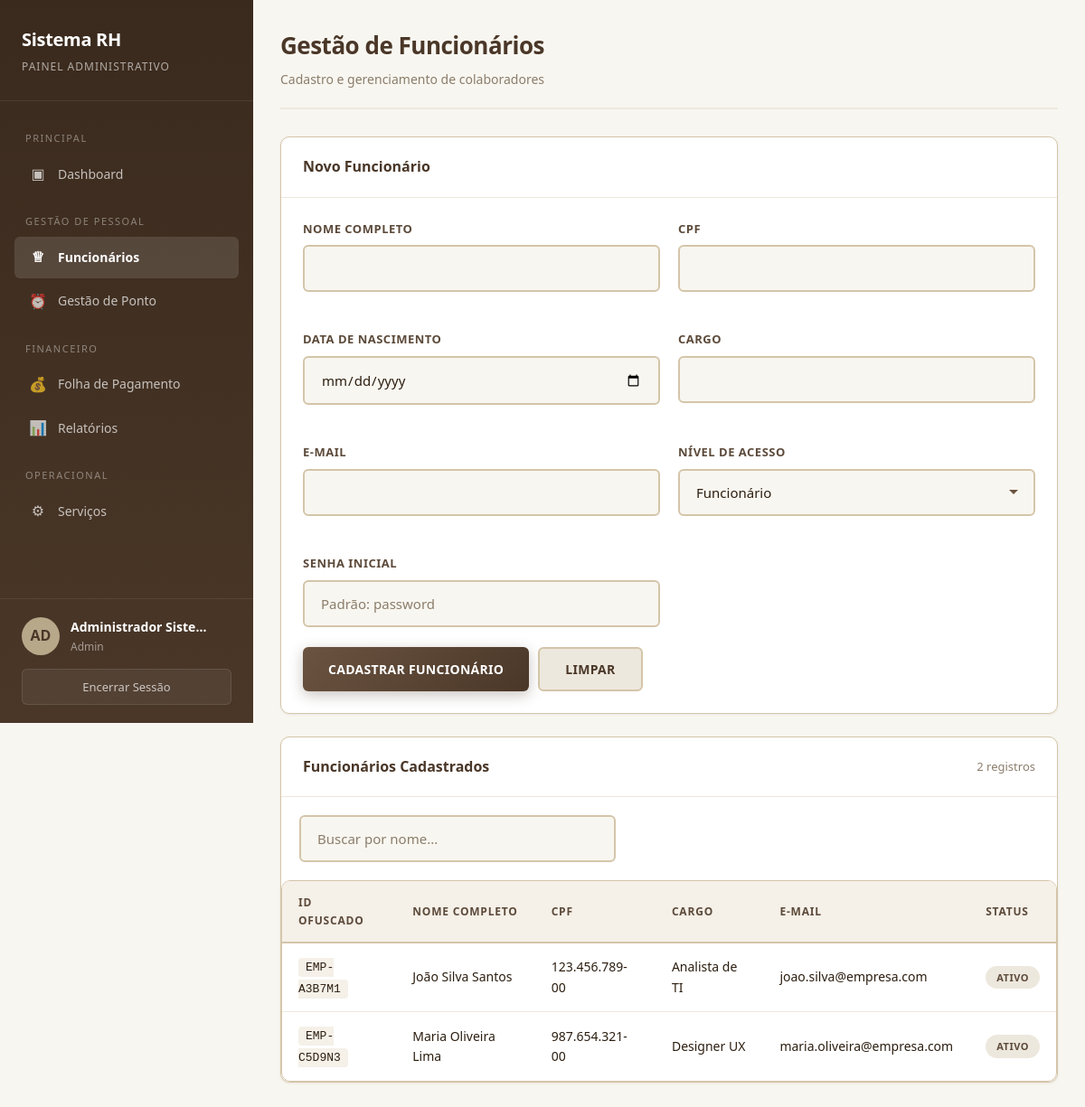
Screenshot of /admin/funcionarios.php (signed in) with the database file from the repository.
### tables this page shows
CREATE TABLE IF NOT EXISTS users (
    id INT AUTO_INCREMENT PRIMARY KEY,
    obfuscated_id VARCHAR(50) UNIQUE NOT NULL,
    nome_completo VARCHAR(200) NOT NULL,
    cpf VARCHAR(14) UNIQUE NOT NULL,
    data_nascimento DATE NOT NULL,
    cargo VARCHAR(100) NOT NULL,
    email VARCHAR(150) NOT NULL,
    senha_hash VARCHAR(255) NOT NULL,
    nivel_acesso ENUM('admin','rh','coordenacao','funcionario') DEFAULT 'funcionario',
    status ENUM('ativo','inativo','ferias','licenca') DEFAULT 'ativo',
    data_criacao DATETIME DEFAULT CURRENT_TIMESTAMP,
    data_atualizacao DATETIME DEFAULT CURRENT_TIMESTAMP ON UPDATE CURRENT_TIMESTAMP,
    INDEX idx_obfuscated_id (obfuscated_id),
    INDEX idx_email (email),
    INDEX idx_cargo (cargo)
);

### admin/funcionarios.php (the view, shortened to what this page needs)
<?php
require_once '../config/functions.php';
require_once '../includes/header_admin.php';
$db = Database::getInstance()->getConnection();
$sql = "SELECT * FROM users WHERE nivel_acesso = 'funcionario'";
$params = [];
$sql .= " ORDER BY nome_completo ASC";
$stmt = $db->prepare($sql);
$stmt->execute($params);
$funcionarios = $stmt->fetchAll();
?>
<div class="page-header">
    <h1>Gestão de Funcionários</h1>
    <p>Cadastro e gerenciamento de colaboradores</p>
</div>
<div class="card fade-in" style="margin-bottom: 25px;">
    <div class="card-header">
        <h3>Novo Funcionário</h3>
    </div>
    <div class="card-body">
        <form method="POST" data-validate>
            <div class="grid-2">
                <div class="form-group">
                    <label>Nome Completo</label>
                    <input type="text" name="nome_completo" class="form-control" required>
                </div>
                <div class="form-group">
                    <label>CPF</label>
                    <input type="text" name="cpf" class="form-control cpf-input" required maxlength="14">
                </div>
                <div class="form-group">
                    <label>Data de Nascimento</label>
                    <input type="date" name="data_nascimento" class="form-control" required>
                </div>
                <div class="form-group">
                    <label>Cargo</label>
                    <input type="text" name="cargo" class="form-control" required>
                </div>
                <div class="form-group">
                    <label>E-mail</label>
                    <input type="email" name="email" class="form-control" required>
                </div>
                <div class="form-group">
                    <label>Nível de Acesso</label>
                    <select name="nivel_acesso" class="form-control">
                        <option value="funcionario">Funcionário</option>
                    </select>
                </div>
                <div class="form-group">
                    <label>Senha Inicial</label>
                    <input type="text" name="senha" class="form-control" placeholder="Padrão: password">
                </div>
            </div>
            <div class="btn-group">
                <button type="submit" class="btn btn-primary">Cadastrar Funcionário</button>
                <button type="reset" class="btn btn-secondary">Limpar</button>
            </div>
        </form>
    </div>
</div>
<div class="card fade-in">
    <div class="card-header">
        <h3>Funcionários Cadastrados</h3>
        <span style="font-size: 13px; color: var(--text-muted);"><?= count($funcionarios) ?> registros</span>
    </div>
    <div class="card-body" style="padding: 0;">
        <div style="padding: 20px;">
            <input type="text" id="searchFunc" class="form-control" placeholder="Buscar por nome..." style="max-width: 350px;">
        </div>
        <div class="table-container">
            <table class="table" id="funcTable">
                <thead>
                    <tr>
                        <th>ID Ofuscado</th>
                        <th>Nome Completo</th>
                        <th>CPF</th>
                        <th>Cargo</th>
                        <th>E-mail</th>
                        <th>Status</th>
                    </tr>
                </thead>
                <tbody>
                    <?php foreach ($funcionarios as $f): ?>
                    <tr>
                        <td><code style="background: var(--cream); padding: 3px 8px; border-radius: 4px; font-size: 13px;"><?= $f['obfuscated_id'] ?></code></td>
                        <td><?= htmlspecialchars($f['nome_completo']) ?></td>
                        <td><?= $f['cpf'] ?></td>
                        <td><?= htmlspecialchars($f['cargo']) ?></td>
                        <td><?= htmlspecialchars($f['email']) ?></td>
                        <td><?= getStatusBadge($f['status']) ?></td>
                    </tr>
                    <?php endforeach; ?>
                </tbody>
            </table>
        </div>
    </div>
</div>
<?php require_once '../includes/footer.php'; ?>

### includes/header_admin.php (shortened to what this page needs)
<?php
require_once __DIR__ . '/../config/functions.php';
$db = Database::getInstance()->getConnection();
$stmt = $db->prepare("SELECT * FROM users WHERE id = ?");
$stmt->execute([$_SESSION['user_id']]);
$currentUser = $stmt->fetch();
$currentPage = basename($_SERVER['PHP_SELF'], '.php');
function isActive($page) {
    global $currentPage;
    return $currentPage === $page ? 'active' : '';
}
?>
<!DOCTYPE html>
<html lang="pt-BR">
<head>
    <link rel="stylesheet" href="../css/style.css">
</head>
<body>
<div class="app-layout">
    <aside class="sidebar">
        <div class="sidebar-header">
            <h2>Sistema RH</h2>
            <p>Painel Administrativo</p>
        </div>
        <nav class="sidebar-nav">
            <div class="nav-section">
                <div class="nav-section-title">Principal</div>
                <a href="dashboard.php" class="nav-item <?=isActive('dashboard')?>">
                    <span class="nav-icon">&#9635;</span> Dashboard
                </a>
            </div>
            <div class="nav-section">
                <div class="nav-section-title">Gestão de Pessoal</div>
                <a href="funcionarios.php" class="nav-item <?=isActive('funcionarios')?>">
                    <span class="nav-icon">&#9813;</span> Funcionários
                </a>
                <a href="ponto_global.php" class="nav-item <?=isActive('ponto_global')?>">
                    <span class="nav-icon">&#9200;</span> Gestão de Ponto
                </a>
            </div>
            <div class="nav-section">
                <div class="nav-section-title">Financeiro</div>
                <a href="folha_pagamento.php" class="nav-item <?=isActive('folha_pagamento')?>">
                    <span class="nav-icon">&#128176;</span> Folha de Pagamento
                </a>
                <a href="relatorios.php" class="nav-item <?=isActive('relatorios')?>">
                    <span class="nav-icon">&#128202;</span> Relatórios
                </a>
            </div>
            <div class="nav-section">
                <div class="nav-section-title">Operacional</div>
                <a href="servicos.php" class="nav-item <?=isActive('servicos')?>">
                    <span class="nav-icon">&#9881;</span> Serviços
                </a>
            </div>
        </nav>
        <div class="sidebar-footer">
            <div class="sidebar-user">
                <div class="user-avatar"><?=strtoupper(substr($currentUser['nome_completo'], 0, 2))?></div>
                <div class="user-info">
                    <h4><?=htmlspecialchars($currentUser['nome_completo'])?></h4>
                    <p><?=ucfirst($currentUser['nivel_acesso'])?></p>
                </div>
            </div>
            <button class="btn-logout" onclick="if(confirm('Deseja sair?')) window.location='../logout.php'">
                Encerrar Sessão
            </button>
        </div>
    </aside>
    <main class="main-content">

### config/functions.php (shortened to what this page needs)
<?php
function getStatusBadge($status) {
    $classes = [
        'trabalhado' => 'badge-success',
        'nao_trabalhado' => 'badge-danger',
        'sem_registro' => 'badge-warning',
        'falta_justificada' => 'badge-info',
        'pendente' => 'badge-warning',
        'aprovado' => 'badge-success',
        'rejeitado' => 'badge-danger',
        'em_andamento' => 'badge-info',
        'concluido' => 'badge-success',
        'cancelado' => 'badge-secondary',
        'aberto' => 'badge-danger',
        'em_analise' => 'badge-warning',
        'resolvido' => 'badge-success',
        'fechado' => 'badge-secondary'
    ];
    $class = $classes[$status] ?? 'badge-secondary';
    return '<span class="badge ' . $class . '">' . ucfirst(str_replace('_', ' ', $status)) . '</span>';
}
?>

### rows the page displays
users: nome_completo "AD", nome_completo "Administrador Sistema", nivel_acesso "Admin"
users: obfuscated "EMP-A3B7M1", nome_completo "João Silva Santos", cpf "123.456.789-00", cargo "Analista de TI", email "joao.silva@empresa.com", status "ATIVO"
users: obfuscated "EMP-C5D9N3", nome_completo "Maria Oliveira Lima", cpf "987.654.321-00", cargo "Designer UX", email "maria.oliveira@empresa.com", status "ATIVO"

### other values shown
count($funcionarios) "2"
